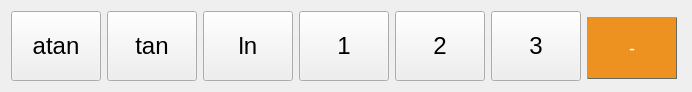
     <widget class="QWidget" name="layoutWidget_3">
      <property name="geometry">
       <rect>
        <x>50</x>
        <y>340</y>
        <width>692</width>
        <height>82</height>
       </rect>
      </property>
      <layout class="QHBoxLayout" name="horizontalLayout_4">
       <item>
        <widget class="QPushButton" name="button_atan">
         <property name="sizePolicy">
          <sizepolicy hsizetype="Fixed" vsizetype="Fixed">
           <horstretch>0</horstretch>
           <verstretch>0</verstretch>
          </sizepolicy>
         </property>
         <property name="minimumSize">
          <size>
           <width>90</width>
           <height>70</height>
          </size>
         </property>
         <property name="maximumSize">
          <size>
           <width>90</width>
           <height>70</height>
          </size>
         </property>
         <property name="baseSize">
          <size>
           <width>90</width>
           <height>70</height>
          </size>
         </property>
         <property name="font">
          <font>
           <pointsize>18</pointsize>
           <italic>false</italic>
           <bold>false</bold>
           <underline>false</underline>
          </font>
         </property>
         <property name="cursor">
          <cursorShape>PointingHandCursor</cursorShape>
         </property>
         <property name="text">
          <string>atan</string>
         </property>
         <property name="shortcut">
          <string>Meta+T</string>
         </property>
        </widget>
       </item>
       <item>
        <widget class="QPushButton" name="button_tan">
         <property name="sizePolicy">
          <sizepolicy hsizetype="Fixed" vsizetype="Fixed">
           <horstretch>0</horstretch>
           <verstretch>0</verstretch>
          </sizepolicy>
         </property>
         <property name="minimumSize">
          <size>
           <width>90</width>
           <height>70</height>
          </size>
         </property>
         <property name="maximumSize">
          <size>
           <width>90</width>
           <height>70</height>
          </size>
         </property>
         <property name="baseSize">
          <size>
           <width>90</width>
           <height>70</height>
          </size>
         </property>
         <property name="font">
          <font>
           <pointsize>18</pointsize>
           <italic>false</italic>
           <bold>false</bold>
           <underline>false</underline>
          </font>
         </property>
         <property name="cursor">
          <cursorShape>PointingHandCursor</cursorShape>
         </property>
         <property name="text">
          <string>tan</string>
         </property>
         <property name="shortcut">
          <string>T</string>
         </property>
        </widget>
       </item>
       <item>
        <widget class="QPushButton" name="button_ln">
         <property name="sizePolicy">
          <sizepolicy hsizetype="Fixed" vsizetype="Fixed">
           <horstretch>0</horstretch>
           <verstretch>0</verstretch>
          </sizepolicy>
         </property>
         <property name="minimumSize">
          <size>
           <width>90</width>
           <height>70</height>
          </size>
         </property>
         <property name="maximumSize">
          <size>
           <width>90</width>
           <height>70</height>
          </size>
         </property>
         <property name="baseSize">
          <size>
           <width>90</width>
           <height>70</height>
          </size>
         </property>
         <property name="font">
          <font>
           <pointsize>18</pointsize>
           <italic>false</italic>
           <bold>false</bold>
           <underline>false</underline>
          </font>
         </property>
         <property name="cursor">
          <cursorShape>PointingHandCursor</cursorShape>
         </property>
         <property name="text">
          <string>ln</string>
         </property>
         <property name="shortcut">
          <string>Meta+L</string>
         </property>
        </widget>
       </item>
       <item>
        <widget class="QPushButton" name="button_1">
         <property name="sizePolicy">
          <sizepolicy hsizetype="Fixed" vsizetype="Fixed">
           <horstretch>0</horstretch>
           <verstretch>0</verstretch>
          </sizepolicy>
         </property>
         <property name="minimumSize">
          <size>
           <width>90</width>
           <height>70</height>
          </size>
         </property>
         <property name="maximumSize">
          <size>
           <width>90</width>
           <height>70</height>
          </size>
         </property>
         <property name="baseSize">
          <size>
           <width>90</width>
           <height>70</height>
          </size>
         </property>
         <property name="font">
          <font>
           <pointsize>18</pointsize>
           <italic>false</italic>
           <bold>false</bold>
           <underline>false</underline>
          </font>
         </property>
         <property name="cursor">
          <cursorShape>PointingHandCursor</cursorShape>
         </property>
         <property name="text">
          <string>1</string>
         </property>
         <property name="shortcut">
          <string>1</string>
         </property>
        </widget>
       </item>
       <item>
        <widget class="QPushButton" name="button_2">
         <property name="sizePolicy">
          <sizepolicy hsizetype="Fixed" vsizetype="Fixed">
           <horstretch>0</horstretch>
           <verstretch>0</verstretch>
          </sizepolicy>
         </property>
         <property name="minimumSize">
          <size>
           <width>90</width>
           <height>70</height>
          </size>
         </property>
         <property name="maximumSize">
          <size>
           <width>90</width>
           <height>70</height>
          </size>
         </property>
         <property name="baseSize">
          <size>
           <width>90</width>
           <height>70</height>
          </size>
         </property>
         <property name="font">
          <font>
           <pointsize>18</pointsize>
           <italic>false</italic>
           <bold>false</bold>
           <underline>false</underline>
          </font>
         </property>
         <property name="cursor">
          <cursorShape>PointingHandCursor</cursorShape>
         </property>
         <property name="text">
          <string>2</string>
         </property>
         <property name="shortcut">
          <string>2</string>
         </property>
        </widget>
       </item>
       <item>
        <widget class="QPushButton" name="button_3">
         <property name="sizePolicy">
          <sizepolicy hsizetype="Fixed" vsizetype="Fixed">
           <horstretch>0</horstretch>
           <verstretch>0</verstretch>
          </sizepolicy>
         </property>
         <property name="minimumSize">
          <size>
           <width>90</width>
           <height>70</height>
          </size>
         </property>
         <property name="maximumSize">
          <size>
           <width>90</width>
           <height>70</height>
          </size>
         </property>
         <property name="baseSize">
          <size>
           <width>90</width>
           <height>70</height>
          </size>
         </property>
         <property name="font">
          <font>
           <pointsize>18</pointsize>
           <italic>false</italic>
           <bold>false</bold>
           <underline>false</underline>
          </font>
         </property>
         <property name="cursor">
          <cursorShape>PointingHandCursor</cursorShape>
         </property>
         <property name="text">
          <string>3</string>
         </property>
         <property name="shortcut">
          <string>3</string>
         </property>
        </widget>
       </item>
       <item>
        <widget class="QPushButton" name="button_sub">
         <property name="sizePolicy">
          <sizepolicy hsizetype="Fixed" vsizetype="Fixed">
           <horstretch>0</horstretch>
           <verstretch>0</verstretch>
          </sizepolicy>
         </property>
         <property name="minimumSize">
          <size>
           <width>90</width>
           <height>70</height>
          </size>
         </property>
         <property name="maximumSize">
          <size>
           <width>90</width>
           <height>70</height>
          </size>
         </property>
         <property name="baseSize">
          <size>
           <width>90</width>
           <height>70</height>
          </size>
         </property>
         <property name="font">
          <font>
           <pointsize>-1</pointsize>
           <italic>false</italic>
           <bold>false</bold>
          </font>
         </property>
         <property name="cursor">
          <cursorShape>PointingHandCursor</cursorShape>
         </property>
         <property name="styleSheet">
          <string notr="true">QPushButton {
background-color: #ed9121;
  border-style: outset;
  border-width: 1px;
  border-color: #646c64;
  color: white;
  
  text-align: center;
  opacity: 0.6;
  margin: 6px, 2px;
  font: 18px;
vertical-align: middle;
}

QPushButton:pressed {
background-color:  #ffc793;
border-style: inset;
}

QPushButton:hover {
opacity: 1
}</string>
         </property>
         <property name="text">
          <string>-</string>
         </property>
         <property name="shortcut">
          <string>-</string>
         </property>
        </widget>
       </item>
      </layout>
     </widget>
